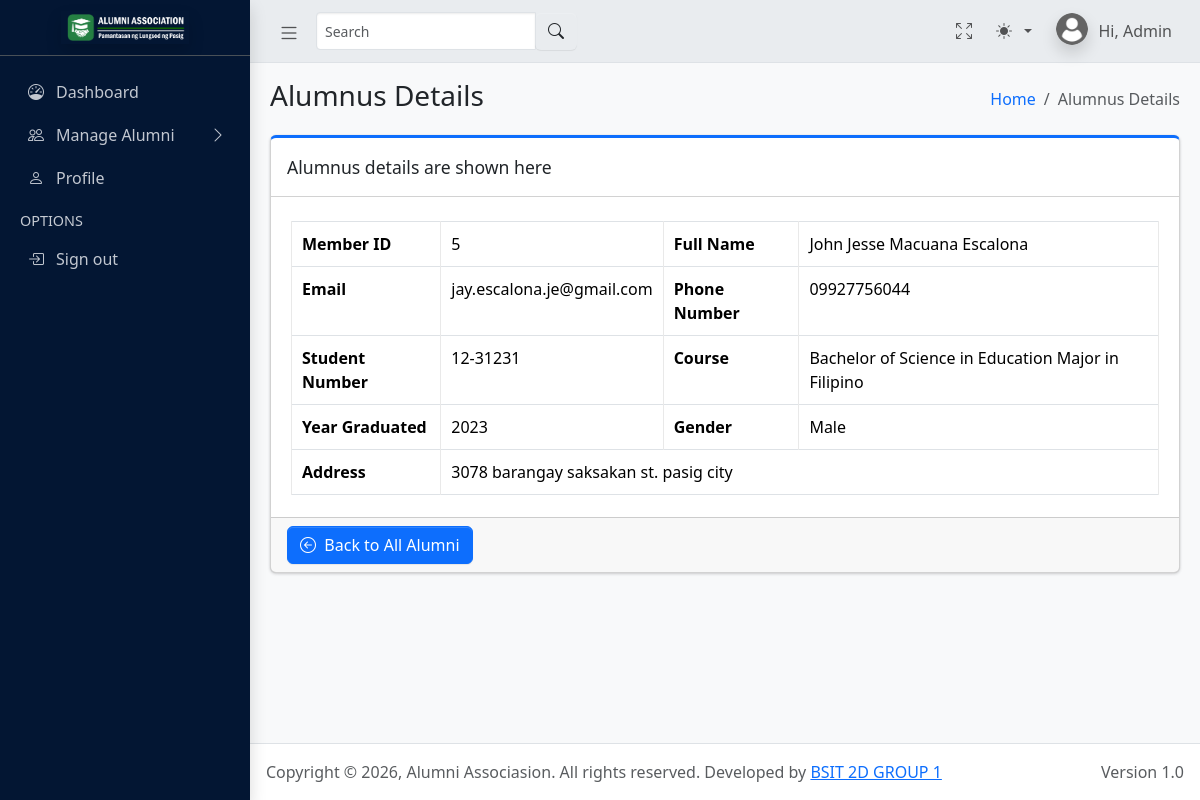
Page /admin/view_alumnus.php?id=4 (signed in) on the earlier database version.
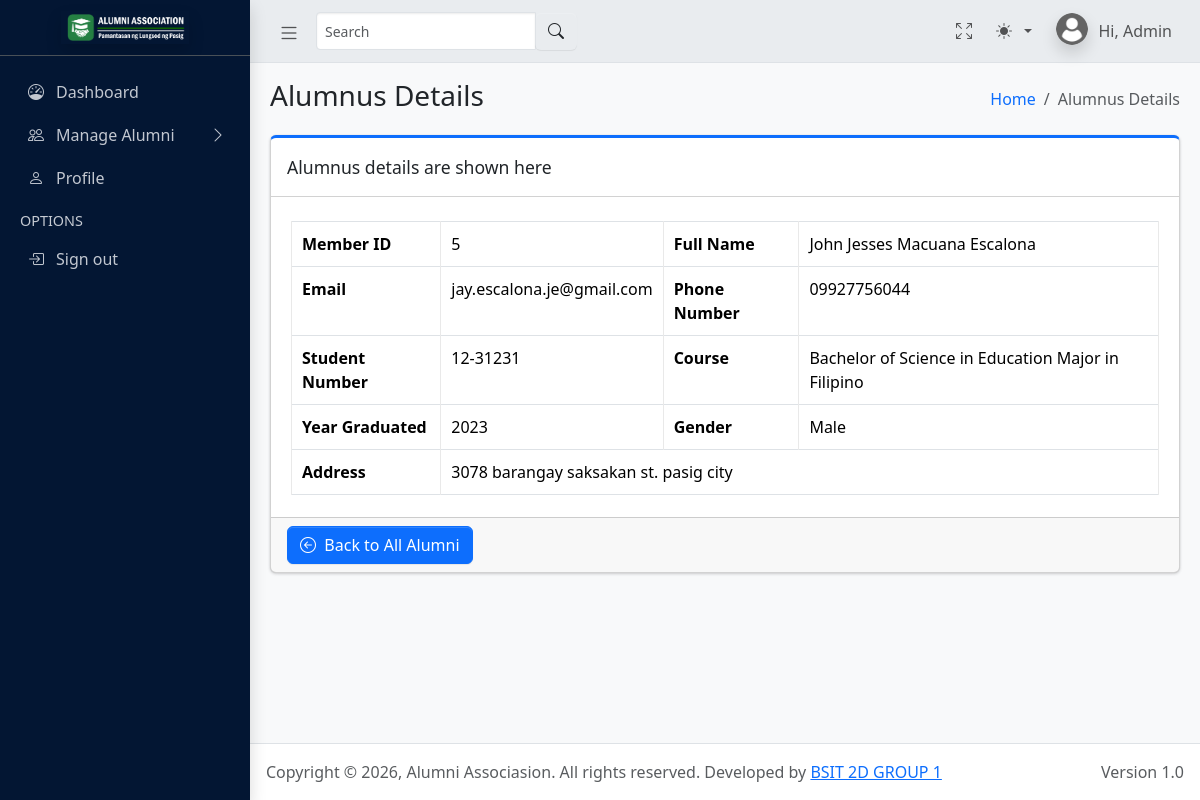
Same page on the later database version.
### tables this page shows
CREATE TABLE `alumnidetails` (
  `alumni_id` int(11) NOT NULL,
  `user_id` int(11) NOT NULL,
  `student_number` varchar(20) NOT NULL,
  `course_id` int(11) DEFAULT NULL,
  `year_graduated` year(4) NOT NULL
);

CREATE TABLE `users` (
  `id` int(11) NOT NULL,
  `email` varchar(100) NOT NULL,
  `password` varchar(255) NOT NULL,
  `role` enum('alumni','admin') NOT NULL,
  `status` enum('active','pending','inactive') DEFAULT 'pending',
  `created_at` timestamp NOT NULL DEFAULT current_timestamp()
);

CREATE TABLE `userprofile` (
  `profile_id` int(11) NOT NULL,
  `user_id` int(11) NOT NULL,
  `first_name` varchar(50) NOT NULL,
  `last_name` varchar(50) NOT NULL,
  `suffix` varchar(10) DEFAULT NULL,
  `middle_name` varchar(50) DEFAULT NULL,
  `contact_number` varchar(11) DEFAULT NULL,
  `address` varchar(255) DEFAULT NULL,
  `birthdate` date DEFAULT NULL,
  `gender` enum('Male','Female') DEFAULT NULL,
  `profile_picture` varchar(255) DEFAULT NULL,
  `about` text DEFAULT NULL
);

CREATE TABLE `courses` (
  `course_id` int(11) NOT NULL,
  `course_name` varchar(100) NOT NULL,
  `course_code` varchar(20) NOT NULL,
  `department_id` int(11) DEFAULT NULL
);

### admin/view_alumnus.php (the view, shortened to what this page needs)
<?php
include("../backend/db_admin.php");
$vid = (int) $_GET['id'];
$sql = "
    SELECT
    u.id,
    u.email,
    p.first_name,
    p.last_name,
    p.middle_name,
    p.contact_number,
    p.address,
    p.gender,
    a.student_number,
    a.year_graduated,
    c.course_name
FROM alumnidetails a
INNER JOIN users u ON a.user_id = u.id
LEFT JOIN userprofile p ON p.user_id = u.id
LEFT JOIN courses c ON a.course_id = c.course_id
WHERE a.alumni_id = ?
LIMIT 1
";
$stmt = $conn->prepare($sql);
$stmt->bind_param("i", $vid);
$stmt->execute();
$result = $stmt->get_result();
$row = $result->fetch_assoc();
?>
<!DOCTYPE html>
<html lang="en">
<head>
    <?php include('includes/global_styles.php'); ?>
</head>
<body class="layout-fixed sidebar-expand-lg bg-body-tertiary">
    <div class="app-wrapper">
        <?php
        include('includes/navbar.php');
        include('includes/sidebar.php');
        ?>
        <main class="app-main">
            <div class="app-content-header">
                <div class="container-fluid">
                    <div class="row">
                        <div class="col-sm-6">
                            <h3 class="mb-0">Alumnus Details</h3>
                        </div>
                        <div class="col-sm-6">
                            <ol class="breadcrumb float-sm-end">
                                <li class="breadcrumb-item"><a href="dashboard.php">Home</a></li>
                                <li class="breadcrumb-item active" aria-current="page">Alumnus Details</li>
                            </ol>
                        </div>
                    </div>
                </div>
            </div>
            <div class="app-content">
                <div class="container-fluid">
                    <div class="row g-4">
                        <div class="col-md-12">
                            <div class="card card-primary card-outline mb-4">
                                <div class="card-header">
                                    <div class="card-title">Alumnus details are shown here</div>
                                </div>
                                <div class="card-body">
                                    <div class="table-responsive">
                                        <table class="table table-bordered">
                                            <tbody>
                                                <?php if ($row): ?>
                                                    <tr>
                                                        <th>Member ID</th>
                                                        <td><?php echo $row['id']; ?></td>
                                                        <th>Full Name</th>
                                                        <td><?php echo trim($row['first_name'] . ' ' . $row['middle_name'] . ' ' . $row['last_name']); ?></td>
                                                    </tr>
                                                    <tr>
                                                        <th>Email</th>
                                                        <td><?php echo $row['email']; ?></td>
                                                        <th>Phone Number</th>
                                                        <td><?php echo $row['contact_number']; ?></td>
                                                    </tr>
                                                    <tr>
                                                        <th>Student Number</th>
                                                        <td><?php echo $row['student_number']; ?></td>
                                                        <th>Course</th>
                                                        <td><?php echo $row['course_name']; ?></td>
                                                    </tr>
                                                    <tr>
                                                        <th>Year Graduated</th>
                                                        <td><?php echo $row['year_graduated']; ?></td>
                                                        <th>Gender</th>
                                                        <td><?php echo $row['gender']; ?></td>
                                                    </tr>
                                                    <tr>
                                                        <th>Address</th>
                                                        <td colspan="3"><?php echo $row['address']; ?></td>
                                                    </tr>
                                                <?php else: ?>
                                                    <tr>
                                                        <td colspan="4">No alumni data found.</td>
                                                    </tr>
                                                <?php endif; ?>
                                            </tbody>
                                        </table>
                                    </div>
                                </div>
                                <div class="card-footer">
                                    <a href="all_alumni.php" class="btn btn-primary"><i class="bi bi-arrow-left-circle"></i>&nbsp; Back to All Alumni</a>
                                </div>
                            </div>
                        </div>
                    </div>
                </div>
            </div>
        </main>
        <?php include("includes/footer.php"); ?>
</body>
</html>

### admin/includes/global_styles.php
<link rel="stylesheet" href="https://cdn.jsdelivr.net/npm/@fontsource/source-sans-3@5.1.0/index.min.css">
    <link rel="stylesheet" href="css/overlayscrollbars.min.css">
    <link rel="stylesheet" href="css/bootstrap-icons.min.css">
    <link rel="stylesheet" href="css/dashboard-style.css">

### admin/includes/navbar.php (shortened to what this page needs)
<nav class="app-header navbar navbar-expand bg-body-secondary">
    <div class="container-fluid">
        <ul class="navbar-nav">
            <li class="nav-item"> <a class="nav-link" data-lte-toggle="sidebar" href="#" role="button"> <i class="bi bi-list" style="font-size: 22px;"></i> </a> </li>
            <form class="form-inline ml-3 mt-1 mb-1">
                <div class="input-group input-group-sm">
                    <input class="form-control form-control-navbar" type="search" id="Search" placeholder="Search" aria-label="Search" onkeyup="search()">
                    <div class="input-group-append">
                        <button class="btn btn-navbar" type="submit">
                            <i class="bi bi-search"></i>
                        </button>
                    </div>
                </div>
            </form>
        </ul>
        <ul class="navbar-nav ms-auto">
            <li class="nav-item"> <a class="nav-link" href="#" data-lte-toggle="fullscreen"> <i data-lte-icon="maximize" class="bi bi-arrows-fullscreen"></i> </a></li>
            <li class="nav-item dropdown">
                <button class="btn btn-link nav-link py-2 px-0 px-lg-2 dropdown-toggle d-flex align-items-center" id="bd-theme" type="button" aria-expanded="false" data-bs-toggle="dropdown" data-bs-display="static">
                    <span class="theme-icon-active">
                        <i class="my-1"></i>
                    </span>
                </button>
            </li>
            <li class="nav-item dropdown user-menu"> <a href="#" class="nav-link dropdown-toggle" data-bs-toggle="dropdown"> <img src="img/user.webp" class="user-image rounded-circle shadow" alt="User Image"> <span class="d-none d-md-inline">Hi, Admin</span> </a>
            </li>
        </ul>
    </div>
</nav>

### admin/includes/sidebar.php (shortened to what this page needs)
<aside class="app-sidebar bg-primary-subtle shadow" data-bs-theme="dark">
            <div class="sidebar-brand"><a href="dashboard.php" class="brand-link"><img src="img/alumni_plp_header_3.png" alt="AASICT Logo" class="brand-image shadow"> </a></div>
            <?php
            $activePage = basename($_SERVER['PHP_SELF'], ".php");
            ?>
            <div class="sidebar-wrapper">
                <nav class="mt-2">
                    <ul class="nav sidebar-menu flex-column" data-lte-toggle="treeview" role="menu" data-accordion="false">
                        <li class="nav-item"> <a href="dashboard.php" class="nav-link <?= ($activePage == 'dashboard') ? 'active':''; ?>"> <i class="nav-icon bi bi-speedometer"></i><p>Dashboard</p></a></li>
                        <li class="nav-item"> <a href="#" class="nav-link <?= ($activePage == 'add_alumnus') || ($activePage == 'all_alumni') ? 'active':''; ?>"> <i class="nav-icon bi bi-people"></i><p>Manage Alumni<i class="nav-arrow bi bi-chevron-right"></i></p></a>
                        </li>
                        <li class="nav-item"> <a href="profile.php" class="nav-link <?= ($activePage == 'profile') ? 'active':''; ?>"> <i class="nav-icon bi bi-person"></i><p>Profile</p></a></li>
                        <li class="nav-header">OPTIONS</li>
                        <li class="nav-item"> <a href="#" class="nav-link" onclick="logout(event)"> <i class="nav-icon bi bi-box-arrow-in-right"></i><p>Sign out</p></a></li>
                </nav>
            </div>
        </aside>

### admin/includes/footer.php (shortened to what this page needs)
<footer class="app-footer">
            <div class="float-end d-none d-sm-inline">Version 1.0</div>
            Copyright © <span id="currentyear"></span>, Alumni Associasion. All rights reserved. Developed by <a href="https://github.com/Raidev07/Alumni-Portal" target="_blank">BSIT 2D GROUP 1</a>
        </footer>
    </div>

### admin/view_alumnus.php (style rules this page uses)
.table-responsive { padding: 4px; padding-top: 8px; margin-bottom: -14px; }
table.table tr th, table.table tr td { border-color: #e9e9e9; padding: 10px; }
table.table td:last-child { width: auto; }

Differences in the rows shown:
changed through a linked row, alumnidetails "jay.escalona.je@gmail.com": userprofile.first_name+middle_name+last_name "John Jesse Macuana Escalona" → "John Jesses Macuana Escalona"
